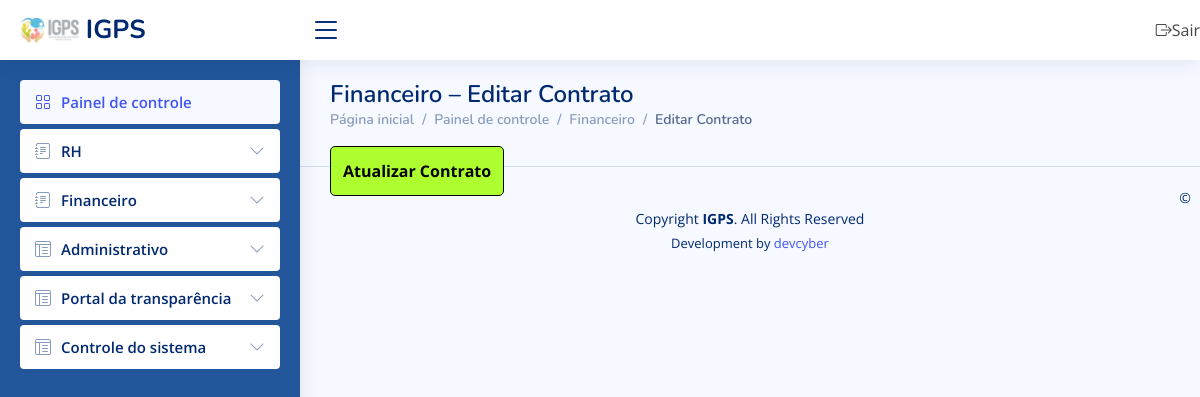
The app's page /editar_contrato/2/ (signed in), older data.
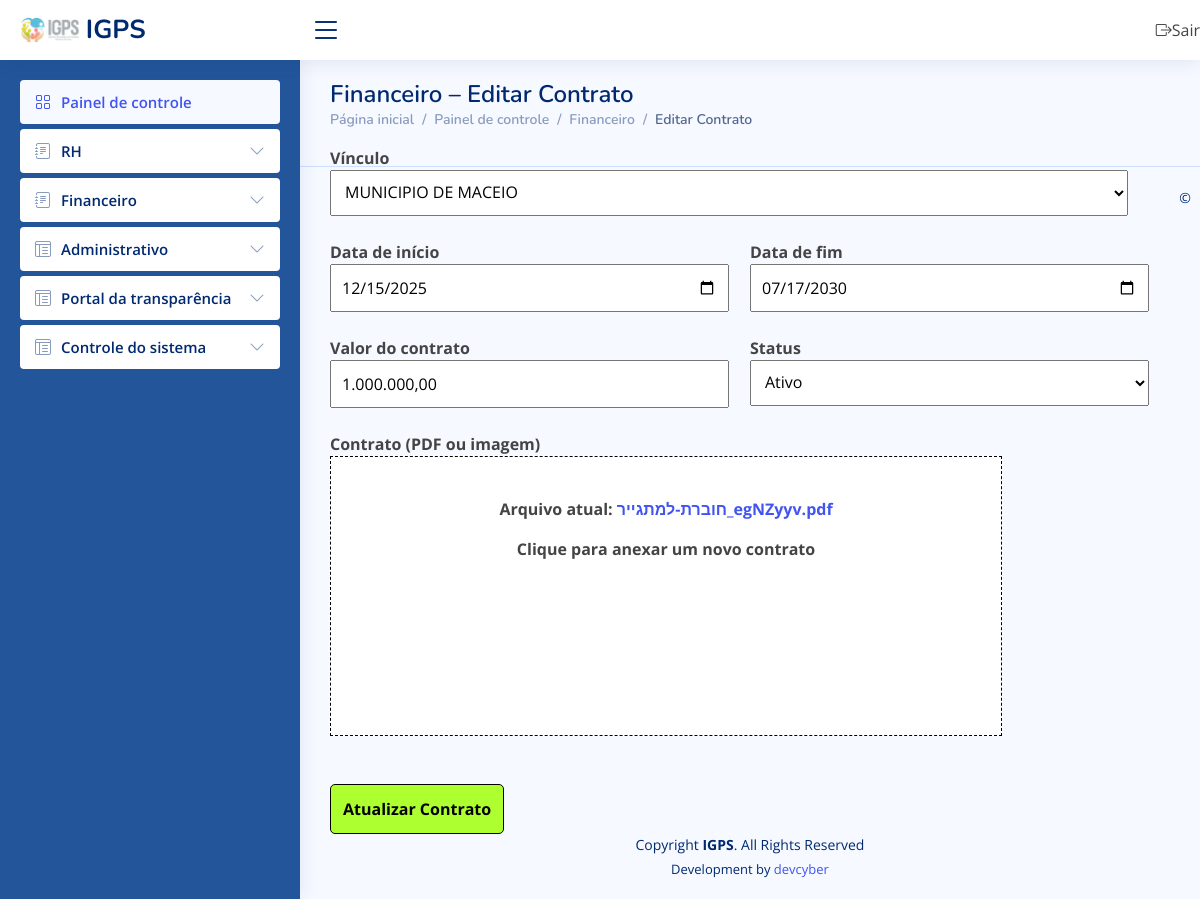
The same page, newer data.
### corpo/models.py (models this page shows)
class ContratoReceita(models.Model):
    vinculo = models.CharField(max_length=200)
    nome_vinculo = models.CharField(max_length=200)
    data_inicio = models.CharField(max_length=100)
    data_fim = models.CharField(max_length=100)
    contrato = models.FileField(null=True)
    valor = models.CharField(max_length=200)
    valor_atual_gasto = models.CharField(max_length=200)
    valor_atual_recebido = models.CharField(max_length=200, null=True)
    status = models.CharField(max_length=200)

### corpo/views.py (the view)
# urls.py: url(r'editar_contrato/(?P<cod>[0-9]+)/', views.editar_contrato, name="editar_contrato"),
@login_required
def editar_contrato(request, cod):
    msg = ''
    if request.method == 'POST':
        vinculo = request.POST.get('vinculo').split('=')[0]
        nome_vinculo = request.POST.get('vinculo').split('=')[1]
        data_inicio = request.POST.get('data_inicio')
        data_fim = request.POST.get('data_fim')
        valor = request.POST.get('valor')
        contrato = request.FILES.get('contrato')
        if contrato != None and contrato != '':
            ContratoReceita.objects.filter(id=cod).update(vinculo=vinculo, nome_vinculo=nome_vinculo, data_inicio=data_inicio, data_fim=data_fim, valor=valor, contrato=contrato)
        else:
            ContratoReceita.objects.filter(id=cod).update(vinculo=vinculo, nome_vinculo=nome_vinculo, data_inicio=data_inicio, data_fim=data_fim, valor=valor)
        msg = 'Salvo!'
        localizar_ip = LocationService()
        resultado = localizar_ip.get_location(str(request.META.get('REMOTE_ADDR')))
        Logs(usuario=request.user.username, data_hora=datetime.now(), dados_post=request.POST.items(), dados_pc_acesso=request.META.get('HTTP_USER_AGENT', ''), ip=request.META.get('REMOTE_ADDR'), tipo_acesso=request.method, pagina=request.path, endereco=resultado).save()
    else:
        localizar_ip = LocationService()
        resultado = localizar_ip.get_location(str(request.META.get('REMOTE_ADDR')))
        Logs(usuario=request.user, data_hora=datetime.now(), dados_post='', dados_pc_acesso=request.META.get('HTTP_USER_AGENT', ''), ip=request.META.get('REMOTE_ADDR'), tipo_acesso=request.method, pagina=request.path, endereco=resultado).save()
    return render(request, 'editar_contrato.html', {'permissao': request.user.last_name, 'msg': msg, 'entidades': Entidade.objects.filter(status=''), 'contrato': ContratoReceita.objects.filter(id=cod)})

### corpo/ip_to_endereco.py (called while the page is built)
    def get_location(self, ip_address):
        try:
            response = self.reader.city(ip_address)
            return str(response.city.name) + ', ' + str(response.subdivisions.most_specific.name) + ' - ' + str(response.country.name)
        except geoip2.errors.AddressNotFoundError:
            return "rastreamento sem exito"

### corpo/templates/editar_contrato.html (shortened to what this page needs)
{% extends 'painel.html' %}
{% block link %}
<h1>Financeiro – Editar Contrato</h1>
<nav>
    <ol class="breadcrumb">
        <li class="breadcrumb-item"><a href="/painel/">Página inicial</a></li>
        <li class="breadcrumb-item"><a href="/painel/">Painel de controle</a></li>
        <li class="breadcrumb-item"><a href="#">Financeiro</a></li>
        <li class="breadcrumb-item active">Editar Contrato</li>
    </ol>
</nav>
{% endblock %}
{% block content %}
<form method="POST" enctype="multipart/form-data">
{% for c in contrato %}
<div style="float:left; width:100%;">
    <div style="float:left; width:100%;">
        <label>Vínculo</label><br>
        <select name="vinculo" id="">
            {% for e in entidades %}
            <option value="{{ e.id }}={{ e.razao_social }}" {% if e.id == c.vinculo_id %}selected{% endif %}>{{ e.razao_social }}</option>
            {% endfor %}
        </select>
        <br><br>
    </div>
</div>
<div style="float:left; width:100%;">
    <div style="float:left; width:50%;">
        <label>Data de início</label><br>
        <input type="date" name="data_inicio" required value="{{ c.data_inicio }}">
        <br><br>
    </div>
    <div style="float:left; width:50%;">
        <label>Data de fim</label><br>
        <input type="date" name="data_fim" value="{{ c.data_fim }}">
        <br><br>
    </div>
</div>
<div style="float:left; width:100%;">
    <div style="float:left; width:50%;">
        <label>Valor do contrato</label><br>
        <input type="text" name="valor" placeholder="R$ 0,00" required value="{{ c.valor }}">
        <br><br>
    </div>
    <div style="float:left; width:50%;">
        <label>Status</label><br>
        <select name="status" required>
            <option value="Ativo" {% if c.status == "Ativo" %}selected{% endif %}>Ativo</option>
        </select>
        <br><br>
    </div>
</div>
<div style="float:left; width:100%;">
    <div style="float:left; width:100%;">
        <label>Contrato (PDF ou imagem)</label><br>
        <label for="arquivo_contrato"
               id="campo-contrato"
               style="
               border:1px dashed black;
               background:#fff;
               width:80%;
               height:280px;
               text-align:center;
               display:block;
               cursor:pointer;
               padding-top:40px;
               ">
            {% if c.contrato %}
            <p>Arquivo atual: <a href="{{ c.contrato }}" target="_blank">{{ c.contrato }}</a></p>
            <p>Clique para anexar um novo contrato</p>
            {% endif %}
        </label>
        <br><br>
    </div>
</div>
{% endfor %}
<div style="float:left; width:100%;">
    <button style="
        padding:12px;
        border-radius:5px;
        border:1px solid black;
        background:greenyellow;
        font-weight:bold;
    ">
        Atualizar Contrato
    </button>
</div>
</form>
{% endblock %}

Row changes from the older to the newer data that the page shows:
added ContratoReceita: data_inicio "12/15/2025", data_fim "07/17/2030", valor "1.000.000,00", contrato "חוברת-למתגייר_egNZyyv.pdf"
